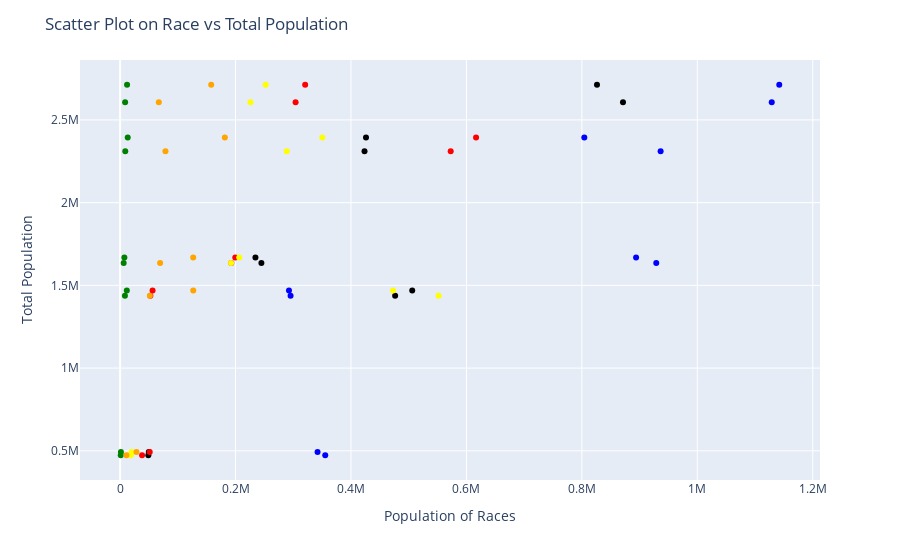

The code cell stored with this chart in its notebook:
### Markdown cell above
### Viewing the Spread of Populations in all Boroughs

### Code cell
import plotly.express as px

fig = px.scatter(census_bureau_dataframe, y='Total Population', x='Race: White', color_discrete_sequence=['blue'])
fig.add_trace(px.scatter(census_bureau_dataframe, y='Total Population', x='Race: Black or African American ', color_discrete_sequence=['black']).data[0])
fig.add_trace(px.scatter(census_bureau_dataframe, y='Total Population', x='Race: Asian', color_discrete_sequence=['red']).data[0])
fig.add_trace(px.scatter(census_bureau_dataframe, y='Total Population', x='Race: American Indian and Alaska Native', color_discrete_sequence=['green']).data[0])
fig.add_trace(px.scatter(census_bureau_dataframe, y='Total Population', x='Race: Other Race Alone', color_discrete_sequence=['yellow']).data[0])
fig.add_trace(px.scatter(census_bureau_dataframe, y='Total Population', x='Race: Two or More Races', color_discrete_sequence=['orange']).data[0])


fig.update_layout(
    xaxis_title="Population of Races",
    yaxis_title="Total Population"
)
fig.update_layout(title="Scatter Plot on Race vs Total Population")
fig.show()

### Figure 1 — Plotly figure (JSON) as saved in the notebook; plotly's stock layout.template omitted (floating-point values rounded to 4 significant figures)
{"data": [{"hovertemplate": "Race: White=%{x}<br>Total Population=%{y}<extra></extra>", "legendgroup": "", "marker": {"color": "blue", "symbol": "circle"}, "mode": "markers", "name": "", "orientation": "v", "showlegend": false, "type": "scatter", "x": [936414, 928883, 295351, 1128927, 355407, 292577, 1141959, 893947, 804251, 342071], "xaxis": "x", "y": [2310011, 1634989, 1436785, 2606852, 473324, 1468262, 2712360, 1669127, 2393104, 493194], "yaxis": "y"}, {"hovertemplate": "Race: Black or African American =%{x}<br>Total Population=%{y}<extra></extra>", "legendgroup": "", "marker": {"color": "black", "symbol": "circle"}, "mode": "markers", "name": "", "orientation": "v", "showlegend": false, "type": "scatter", "x": [423451, 244787, 476525, 871223, 48941, 506087, 826199, 234494, 426028, 49752], "xaxis": "x", "y": [2310011, 1634989, 1436785, 2606852, 473324, 1468262, 2712360, 1669127, 2393104, 493194], "yaxis": "y"}, {"hovertemplate": "Race: Asian=%{x}<br>Total Population=%{y}<extra></extra>", "legendgroup": "", "marker": {"color": "red", "symbol": "circle"}, "mode": "markers", "name": "", "orientation": "v", "showlegend": false, "type": "scatter", "x": [572759, 192573, 52462, 304037, 38052, 56291, 320620, 199561, 616702, 51336], "xaxis": "x", "y": [2310011, 1634989, 1436785, 2606852, 473324, 1468262, 2712360, 1669127, 2393104, 493194], "yaxis": "y"}, {"hovertemplate": "Race: American Indian and Alaska Native=%{x}<br>Total Population=%{y}<extra></extra>", "legendgroup": "", "marker": {"color": "green", "symbol": "circle"}, "mode": "markers", "name": "", "orientation": "v", "showlegend": false, "type": "scatter", "x": [8976, 6173, 8375, 8730, 1134, 11649, 12088, 7395, 13210, 1442], "xaxis": "x", "y": [2310011, 1634989, 1436785, 2606852, 473324, 1468262, 2712360, 1669127, 2393104, 493194], "yaxis": "y"}, {"hovertemplate": "Race: Other Race Alone=%{x}<br>Total Population=%{y}<extra></extra>", "legendgroup": "", "marker": {"color": "yellow", "symbol": "circle"}, "mode": "markers", "name": "", "orientation": "v", "showlegend": false, "type": "scatter", "x": [288733, 192292, 551787, 225869, 18584, 472873, 252215, 206374, 350303, 20020], "xaxis": "x", "y": [2310011, 1634989, 1436785, 2606852, 473324, 1468262, 2712360, 1669127, 2393104, 493194], "yaxis": "y"}, {"hovertemplate": "Race: Two or More Races=%{x}<br>Total Population=%{y}<extra></extra>", "legendgroup": "", "marker": {"color": "orange", "symbol": "circle"}, "mode": "markers", "name": "", "orientation": "v", "showlegend": false, "type": "scatter", "x": [78587, 69335, 51579, 67065, 10955, 126716, 157825, 126618, 181461, 28383], "xaxis": "x", "y": [2310011, 1634989, 1436785, 2606852, 473324, 1468262, 2712360, 1669127, 2393104, 493194], "yaxis": "y"}], "layout": {"legend": {"tracegroupgap": 0}, "margin": {"t": 60}, "title": {"text": "Scatter Plot on Race vs Total Population"}, "xaxis": {"anchor": "y", "domain": [0, 1], "title": {"text": "Population of Races"}}, "yaxis": {"anchor": "x", "domain": [0, 1], "title": {"text": "Total Population"}}}}
